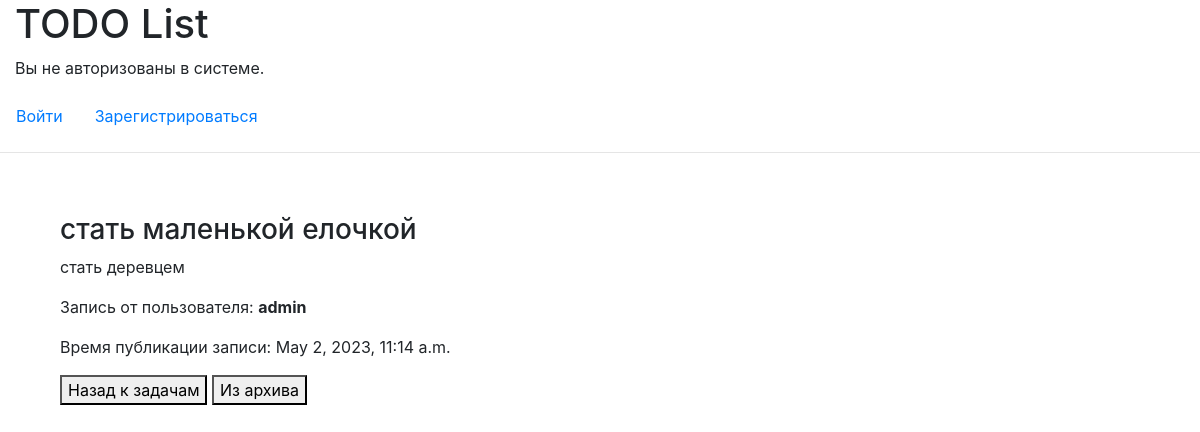
Page /todo/stat-malenkoi-elochkoi on the earlier database version.
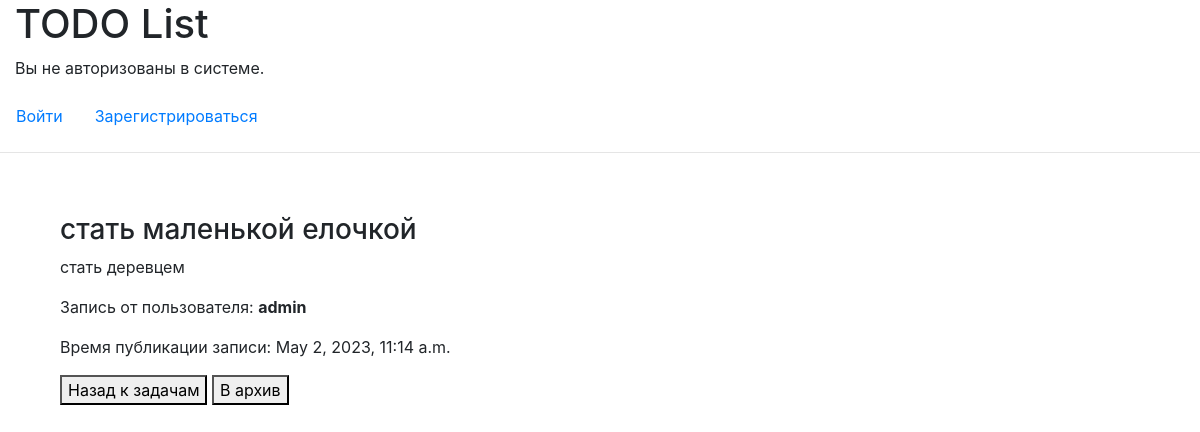
Same page on the later database version.
### todo/views.py (the view)
        def wraps(*args, **kwargs):
            result = func(*args, **kwargs)
            if isinstance(result, tuple):
                context = {
                        'objs': result[0],
                        'is_archived': result[1],
                    }
            else:
                context = {
                    'objs': result,
                }
            return render(
                args[0],
                template,
                context,
            )

### todo/views.py (called while the page is built)
def choose_template(template):
    def render_todos(func):
        def wraps(*args, **kwargs):
            result = func(*args, **kwargs)
            if isinstance(result, tuple):
                context = {
                        'objs': result[0],
                        'is_archived': result[1],
                    }
            else:
                context = {
                    'objs': result,
                }
            return render(
                args[0],
                template,
                context,
            )
        return wraps
    return render_todos

@choose_template('todo/action.html')
def todo(request, slug):
    return Action.objects.filter(slug=slug).get()

### todo/templates/todo/action.html
{% extends 'todo/layout.html' %}
{% block body %}
<div style="margin: 30px; padding: 30px;">
    <h3>{{ objs.title }}</h3>
    <p>{{ objs.content }}</p>
    <p>Запись от пользователя: <strong>{{ objs.user }}</strong></p>
    <p>Время публикации записи: <data value="{{ obj.publish }}">{{ objs.publish }}</data></p>
    <a href="{% url 'index' %}"><button type="button">Назад к задачам</button></a>
    {% if objs.status == 'опубликовано' %}
        <a href="{% url 'to_archive' slug=objs.slug %}"><button type="button">В архив</button></a>
    {% else %}
        <a href="{% url 'from_archive' slug=objs.slug %}"><button type="button">Из архива</button></a>
    {% endif %}
</div>
{% endblock %}

Differences in the rows shown:
changed Action "стать маленькой елочкой": status "неопубликовано" → "опубликовано" (drawn)
Other differences:
text no longer shown: "Из архива"
text now shown: "В архив"
